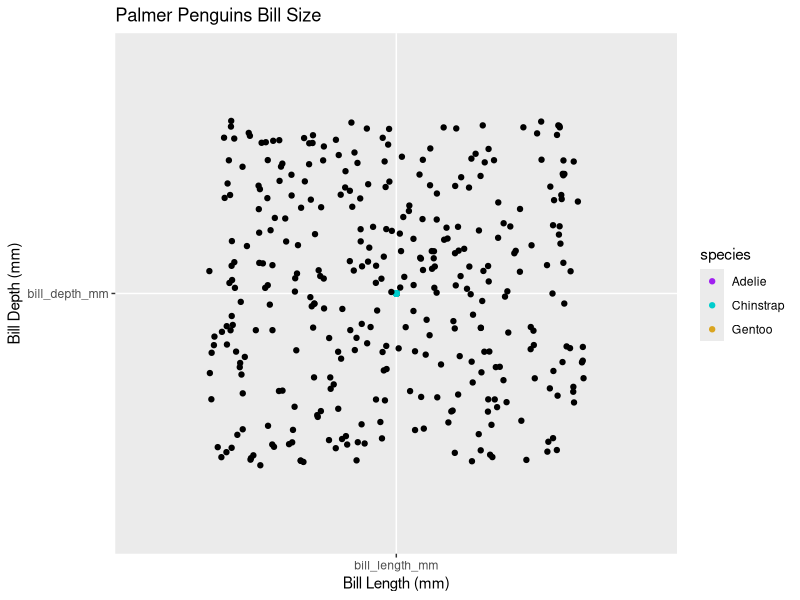

R code for this plot:
## ---- chunk 1
library(tidyverse)
library(palmerpenguins)
## ---- chunk 2
fx = expression(x ^ 2)
der_fx = deriv(fx, 'x')
## ---- chunk 3
x <- 3
eval(der_fx)
## ---- chunk 4
Pa = expression(2 * (3 * a + 2)^ 4)
der_Pa = deriv(Pa, 'a')
## ---- chunk 5
a <- 1.2
eval(der_Pa)
## ---- chunk 6
library(tidyverse)
library(palmerpenguins)
## ---- chunk 7
ggplot(data = penguins, aes(x = "bill_length_mm", 
                            y = "bill_depth_mm")) +
  geom_point(aes(color = species)) +
  scale_color_manual(values = c("purple", "cyan3", "goldenrod")) +
  labs(x = "Bill Length (mm)",
       y = "Bill Depth (mm)",
       title = "Palmer Penguins Bill Size") +
  geom_jitter()
